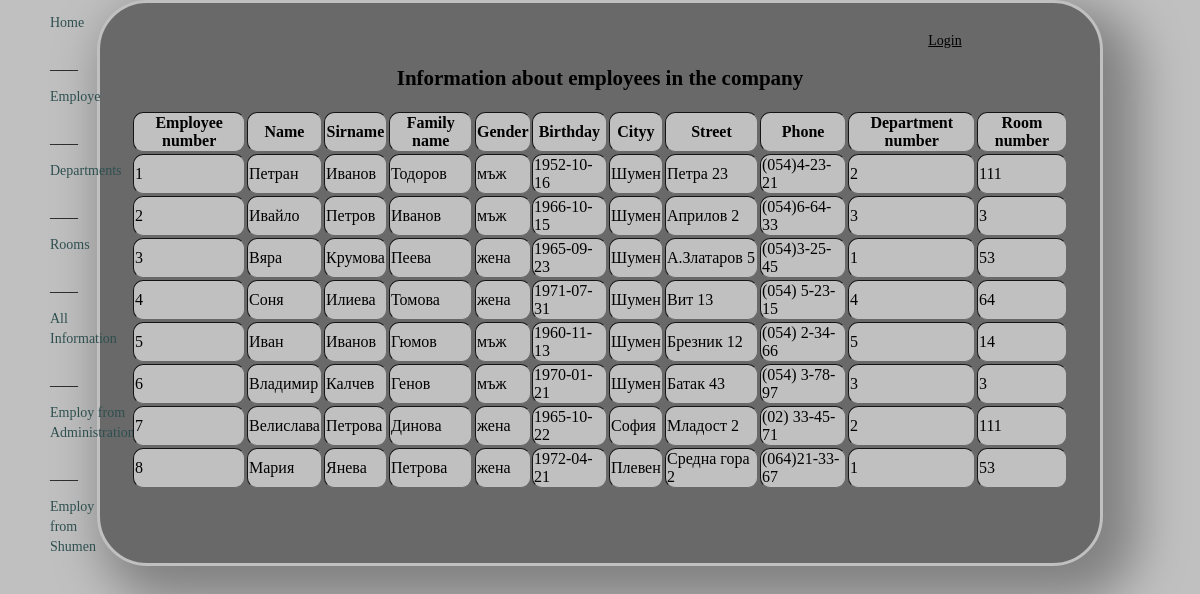
The page /employee2.php on the database its author committed.
### tables this page shows
CREATE TABLE `employee` (
  `pers_id` int(10) UNSIGNED NOT NULL,
  `first` varchar(20) NOT NULL,
  `father` varchar(20) NOT NULL,
  `last` varchar(20) NOT NULL,
  `sex` enum('мъж','жена') NOT NULL,
  `b_day` date NOT NULL,
  `city` varchar(50) NOT NULL,
  `street` varchar(100) NOT NULL,
  `phone` varchar(20) NOT NULL,
  `depart_id` int(10) UNSIGNED NOT NULL,
  `room_id` int(10) UNSIGNED NOT NULL
);

### employee2.php (the view, shortened to what this page needs)
<?php
include "db2.php";
?>
<html lang = "en">
<head>
<link href = "site.css" rel="stylesheet" type="text/css" />
</head>
<body>
<div id="main">
<div id = "menu">
<?php include "menu11.php";?>
</div>
<div id = "content">
<center>
<div id ="logB">
  <?php include "LogButton2.php"?>
</div>
<h2>Information about employees in the company</h2>
<table border = "1">
<tr>
    <th>Employee number</th>
	 <th>Name</th>
	  <th>Sirname</th>
	   <th>Family name</th>
	   <th>Gender</th>
	   <th>Birthday</th>
	   <th>Cityy</th>
	   <th>Street</th>
	   <th>Phone</th>
	   <th>Department number</th>
	   <th>Room number</th>
</tr>
<?php
	$query = "SELECT * FROM employee";
	if($result = mysqli_query($link,$query))
	{
		while($row = mysqli_fetch_assoc($result)) {
			?>
			<tr>
			<td><?php echo $row['pers_id']; ?></td>
			<td><?php echo $row['first']; ?></td>
			<td><?php echo $row['father']; ?></td>
			<td><?php echo $row['last']; ?></td>
			<td><?php echo $row['sex']; ?></td>
			<td><?php echo $row['b_day']; ?></td>
			<td><?php echo $row['city']; ?></td>
			<td><?php echo $row['street']; ?></td>
			<td><?php echo $row['phone']; ?></td>
			<td><?php echo $row['depart_id']; ?></td>
			<td><?php echo $row['room_id']; ?></td>
			</tr>
			<?php
		}
    }
	        else {
		?>
		<tr><td colspan = '12' align = 'center'>No rcords</td></tr>
		<?php
	}
	?>
    </table>
	</center>
	</div>
	</div>
	</body>
	</html>

### site.css (style rules this page uses)
body { background-color:silver; font-size:14px; margin:0px; padding:0px; }
#logB { margin-top: 0px; margin-bottom: 10px; margin-right: 10px; margin-left: 700px; }
#menu { width:40px; padding-left:0px; position:absolute; left:50; text-align:40px; line-height:24px; }
table { border: 1px solid #696969; border-radius: 100px; background-color: #696969; }
table th, table td { border-radius: 10px; background-color: silver; overflow: hidden; position: relative; animation: moves 0.10s forwards; transform-origin: center; transform: scaleY(0); opacity: 0; visibility: hidden; transition: transform 10s, opacity 1s; }
#main { width:1000px; margin:0 auto; border:3px solid silver; background-color:#696969; border-radius: 50px; box-shadow: 20px 20px 50px 15px grey; animation:mymove 5s infinite; }
#content { padding:30px; min-height:500px; }

### rows shown on the page
employee: pers_id "1", first "Петран", father "Иванов", last "Тодоров", sex "мъж", b_day "1952-10-16", city "Шумен", street "Петра 23", phone "(054)4-23-21", depart "2", room "111"
employee: pers_id "2", first "Ивайло", father "Петров", last "Иванов", sex "мъж", b_day "1966-10-15", city "Шумен", street "Априлов 2", phone "(054)6-64-33", depart "3", room "3"
employee: pers_id "3", first "Вяра", father "Крумова", last "Пеева", sex "жена", b_day "1965-09-23", city "Шумен", street "А.Златаров 5", phone "(054)3-25-45", depart "1", room "53"
employee: pers_id "4", first "Соня", father "Илиева", last "Томова", sex "жена", b_day "1971-07-31", city "Шумен", street "Вит 13", phone "(054) 5-23-15", depart "4", room "64"
employee: pers_id "5", first "Иван", father "Иванов", last "Гюмов", sex "мъж", b_day "1960-11-13", city "Шумен", street "Брезник 12", phone "(054) 2-34-66", depart "5", room "14"
employee: pers_id "6", first "Владимир", father "Калчев", last "Генов", sex "мъж", b_day "1970-01-21", city "Шумен", street "Батак 43", phone "(054) 3-78-97", depart "3", room "3"
employee: pers_id "7", first "Велислава", father "Петрова", last "Динова", sex "жена", b_day "1965-10-22", city "София", street "Младост 2", phone "(02) 33-45-71", depart "2", room "111"
employee: pers_id "8", first "Мария", father "Янева", last "Петрова", sex "жена", b_day "1972-04-21", city "Плевен", street "Средна гора 2", phone "(064)21-33-67", depart "1", room "53"
